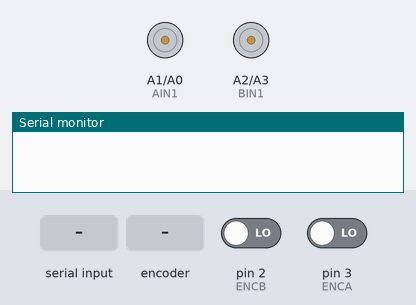
A sketch run on a simulated Arduino Uno, built with avr-gcc and run on an emulated ATmega328P. Shown: motor-driver pin pairs drawn as motors (green arrow = first pin HIGH = forward, orange = second pin HIGH = backward, longer = more drive, scaled by the enable pin), the last lines printed to the serial monitor. The inputs (shaded band) are chosen by the test bench; at power-on: pin 2 (ENCB) LOW, pin 3 (ENCA) LOW.

Above: at 1.2 s.
1.3 s: byte 70 (F) received over Serial
At 3.4 s:
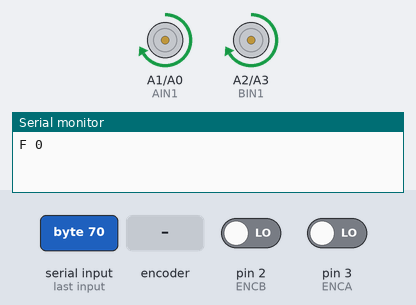
3.8 s: rotary encoder on pin 3 (ENCA) / pin 2 (ENCB) turned 1 step (first pin leading)
At 5.1 s:
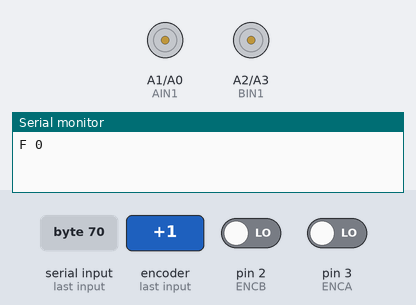
5.5 s: byte 66 (B) received over Serial
At 7.7 s:
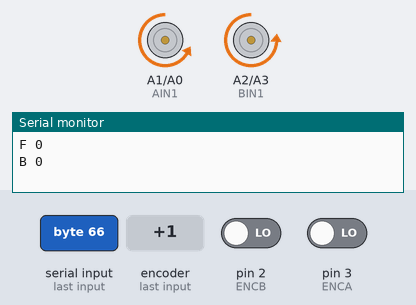
8.0 s: rotary encoder on pin 3 (ENCA) / pin 2 (ENCB) turned 1 step (first pin leading)
At 8.3 s:
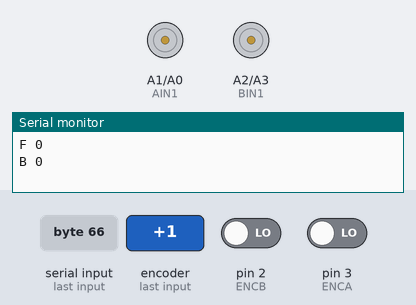
9.7 s: byte 82 (R) received over Serial
At 11.0 s:
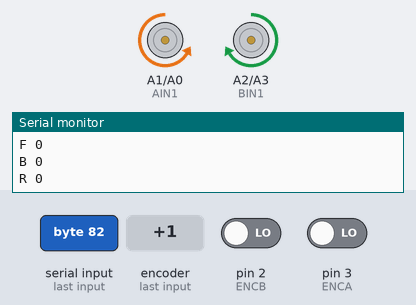
Timing chart, 0 to 12.7 s (numbered marks = the images above; inputs shaded):
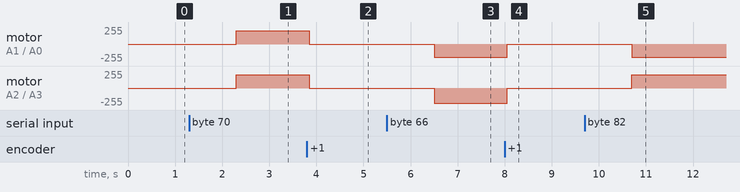

The sketch:

SigmaBot.ino
```cpp
#define PWMA 5
#define PWMB 6
#define AIN1 A1
#define AIN2 A0
#define BIN1 A2
#define BIN2 A3

#define ENCA 3
#define ENCB 2

//dostępne komendy
#define F 70//jedź prosto
#define B 66//jedź to do tyłu
#define R 82// skręć w prawo
#define L 76//skręć w lewo
#define S 83//zatrzymaj się
#define G 71//uruchom silniki kół, nadaj im prędkość i na jaką odległość mają przejechać
#define W 87 //opóźnienie żeby mieć czas postawić robota na ziemię 
int pos[] = {0,0};

const int wheelCircumference = 3.14 * 6.5;
int traveledDistance = 0;
bool stillRiding;
bool stillTurning;

void setup() {
  Serial.begin(115200);
  pinMode(PWMA, OUTPUT);
  pinMode(PWMB, OUTPUT);
  pinMode(AIN1, OUTPUT);
  pinMode(AIN2, OUTPUT);
  pinMode(BIN1, OUTPUT);
  pinMode(BIN2, OUTPUT);
  pinMode(ENCA, INPUT);
  pinMode(ENCB, INPUT);
  attachInterrupt(digitalPinToInterrupt(ENCA), countEncoderA, RISING);
  attachInterrupt(digitalPinToInterrupt(ENCB), countEncoderB, RISING);
}

void loop() {
  while(Serial.available() > 0){
  stillRiding = true;
  stillTurning = true;
  resetData();

  int command = Serial.read();
  int value = Serial.parseInt();

  Serial.print((char) command);
  Serial.print(" ");
  Serial.print(value);
  Serial.println();

  switch(command){
    case F:
    while (stillRiding) {
      Forward(200, value, 1);
    }
    break;

    case B:
    while(stillRiding){
      Backward(200,value,1);
    }
    break;
    case R:
    while(stillTurning){
      Right(value);
    }
    break;

    case L:
    while(stillTurning){
      Left(value);
    }
    break;

    case W:
    delay(value);
    break;
    }
  }
  resetData();
}

void Forward(int targetV, int targetDistance, int encoderNumber){
  Ride(targetV, targetDistance, encoderNumber);
  digitalWrite(AIN1, HIGH);
  digitalWrite(AIN2, LOW);
  digitalWrite(BIN1, HIGH);
  digitalWrite(BIN2, LOW);

}

void Backward(int targetV, int targetDistance, int encoderNumber){
  Ride(targetV, targetDistance, encoderNumber);
  digitalWrite(AIN1, LOW);
  digitalWrite(AIN2, HIGH);
  digitalWrite(BIN2, HIGH);
  digitalWrite(BIN1, LOW);

}

void Right(int targetDistance) {
  targetDistance = angleConvertion(targetDistance);
  if(calculateRotations(targetDistance) >= pos[0]){
    analogWrite(PWMA, 100);
    analogWrite(PWMB, 100);
    digitalWrite(AIN1, LOW);
    digitalWrite(AIN2, HIGH);
    digitalWrite(BIN1, HIGH);
    digitalWrite(BIN2, LOW);
  }
  else{
    Stop();
    stillTurning = false;
    resetData();
  }

}

void Left(int targetDistance){
  targetDistance = angleConvertion(targetDistance);
  if(calculateRotations(targetDistance) >= pos[0]){
  analogWrite(PWMA, 100);
  analogWrite(PWMB, 100);
  digitalWrite(AIN1, HIGH);
  digitalWrite(AIN2, LOW);
  digitalWrite(BIN2, HIGH);
  digitalWrite(BIN1, LOW);
  }
  else{
    Stop();
    stillTurning = false;
    resetData();
  }

}

void Stop(){
  digitalWrite(AIN1, LOW);
  digitalWrite(AIN2, LOW);
  digitalWrite(BIN2, LOW);
  digitalWrite(BIN1, LOW);
  analogWrite(PWMA, 0);
  analogWrite(PWMB, 0);
}

void Ride(int targetV, int targetDistance, int encoderNumber){ //0 -> lewy enkoder, 1 -> prawy enkoder
    // Sprawdzamy, czy przejechano wystarczającą odległość
 if(calculateRotations(targetDistance) >= pos[encoderNumber]){
    float A = 30;
    int Lp = pos[0];
    int Ll = pos[1];
    int Vp = targetV + A * (Lp - Ll);
    int Vl = targetV - A * (Lp - Ll);
    analogWrite(PWMA, Vp);
    analogWrite(PWMB, Vl);
  }
  else{
    Stop();
    stillRiding = false;
  }

}

void resetData(){
    pos[0] = 0;
    pos[1] = 0;
    traveledDistance = 0;
}

float calculateRotations(int targetDistance){
  float pulsesPerRotation = 20;
  float rotations = (float)targetDistance / wheelCircumference;
  return abs(pulsesPerRotation * rotations);
}

void countEncoderA(){
  int a = digitalRead(ENCA);
  if(a>0){
    pos[1]++;
  }
  else{
    pos[1]--;
  }
}
void countEncoderB(){
  int b = digitalRead(ENCB);
  if(b>0){
    pos[0]++;
  }
  else{
    pos[0]--;
  }
}

int angleConvertion(int angle){
  switch(angle){
    case 45:
      angle = 4;
    break;
    case 90:
      angle = 9;

  }
  return angle;
}
```

Measured:
- after the input at 1.3 s, motor on A1 (AIN1) / A0 (AIN2), motor on A2 (BIN1) / A3 (BIN2): stopped → forward 200/255 after 1.0 s
- after the input at 3.8 s, motor on A1 (AIN1) / A0 (AIN2), motor on A2 (BIN1) / A3 (BIN2): forward 200/255 → stopped after 0.05 s
- after the input at 5.5 s, motor on A1 (AIN1) / A0 (AIN2): stopped → backward 200/255 after 1.0 s; motor on A2 (BIN1) / A3 (BIN2): stopped → backward 230/255 after 1.0 s
- after the input at 8.0 s, motor on A1 (AIN1) / A0 (AIN2): backward 200/255 → stopped after 0.05 s; motor on A2 (BIN1) / A3 (BIN2): backward 230/255 → stopped after 0.05 s
- after the input at 9.7 s, motor on A1 (AIN1) / A0 (AIN2): stopped → backward 200/255 after 1.0 s; motor on A2 (BIN1) / A3 (BIN2): stopped → forward 200/255 after 1.0 s
